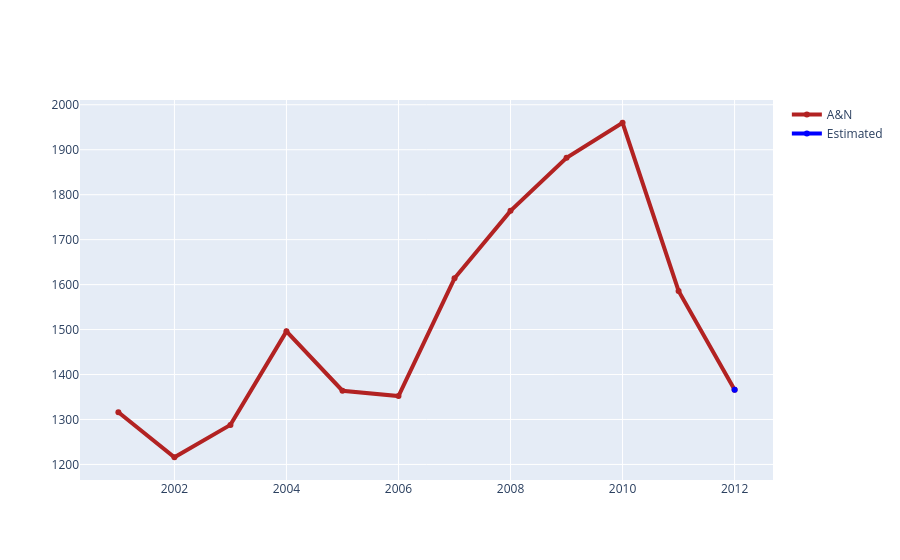

Notebook code for this chart:
### Code cell
fig = go.Figure()
fig.add_trace(go.Scatter(x= crime_AN_df["YEAR"], y= crime_AN_df['TOTAL IPC CRIMES'],
                    name = "A&N",line=dict(color='firebrick', width=4)))
fig.add_trace(go.Scatter(x= crime_AN_forecast["YEAR"][11:], y= crime_AN_forecast['TOTAL IPC CRIMES'][11:],
                    name = "Estimated",line=dict(color='blue', width=4)))

### Figure 1 — Plotly figure (JSON) as saved in the notebook; plotly's stock layout.template omitted (floating-point values rounded to 4 significant figures)
{"data": [{"line": {"color": "firebrick", "width": 4}, "name": "A&N", "type": "scatter", "x": [2001, 2002, 2003, 2004, 2005, 2006, 2007, 2008, 2009, 2010, 2011, 2012], "y": [1316, 1216, 1288, 1496, 1364, 1352, 1614, 1764, 1882, 1960, 1586, 1366]}, {"line": {"color": "blue", "width": 4}, "name": "Estimated", "type": "scatter", "x": [2012], "y": [1366]}], "layout": {}}
